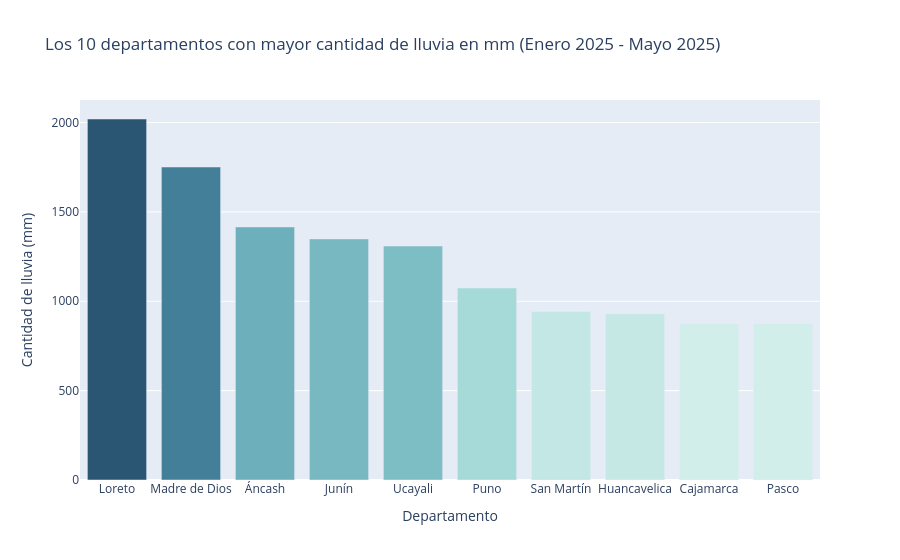

Notebook cell for this chart:
### Markdown cell above
## 3. Crear tres gráficos interactivos con Plotly

### Code cell
# Grafico de barras de la cantidad de lluvia por departamento

lluvia_mm = tabla.sort_values("lluvia_total_mm", ascending=False).head(10) # Ordeno la tabla por cantidad de lluvia y me quedo con los 10 primeros

graf_1 = px.bar(lluvia_mm, x="departamento", y="lluvia_total_mm",
                    title="Los 10 departamentos con mayor cantidad de lluvia en mm (Enero 2025 - Mayo 2025)",
                    labels={"departamento": "Departamento", "lluvia_total_mm": "Cantidad de lluvia (mm)"},
                    color="lluvia_total_mm", color_continuous_scale="teal")

graf_1.update_layout(coloraxis_showscale=False)

graf_1.show()

### Figure 1 — Plotly figure (JSON) as saved in the notebook; plotly's stock layout.template omitted (floating-point values rounded to 4 significant figures)
{"data": [{"hovertemplate": "Departamento=%{x}<br>Cantidad de lluvia (mm)=%{marker.color}<extra></extra>", "legendgroup": "", "marker": {"color": [2020.0, 1751.0, 1416.0, 1349.0, 1309.0, 1074.0, 943.3, 930.4, 875.7, 874.2], "coloraxis": "coloraxis", "pattern": {"shape": ""}}, "name": "", "orientation": "v", "showlegend": false, "textposition": "auto", "type": "bar", "x": ["Loreto", "Madre de Dios", "Áncash", "Junín", "Ucayali", "Puno", "San Martín", "Huancavelica", "Cajamarca", "Pasco"], "xaxis": "x", "y": [2020.0, 1751.0, 1416.0, 1349.0, 1309.0, 1074.0, 943.3, 930.4, 875.7, 874.2], "yaxis": "y"}], "layout": {"barmode": "relative", "coloraxis": {"colorbar": {"title": {"text": "Cantidad de lluvia (mm)"}}, "colorscale": [[0, "rgb(209, 238, 234)"], [0.1667, "rgb(168, 219, 217)"], [0.3333, "rgb(133, 196, 201)"], [0.5, "rgb(104, 171, 184)"], [0.6667, "rgb(79, 144, 166)"], [0.8333, "rgb(59, 115, 143)"], [1, "rgb(42, 86, 116)"]], "showscale": false}, "legend": {"tracegroupgap": 0}, "title": {"text": "Los 10 departamentos con mayor cantidad de lluvia en mm (Enero 2025 - Mayo 2025)"}, "xaxis": {"anchor": "y", "domain": [0, 1], "title": {"text": "Departamento"}}, "yaxis": {"anchor": "x", "domain": [0, 1], "title": {"text": "Cantidad de lluvia (mm)"}}}}
